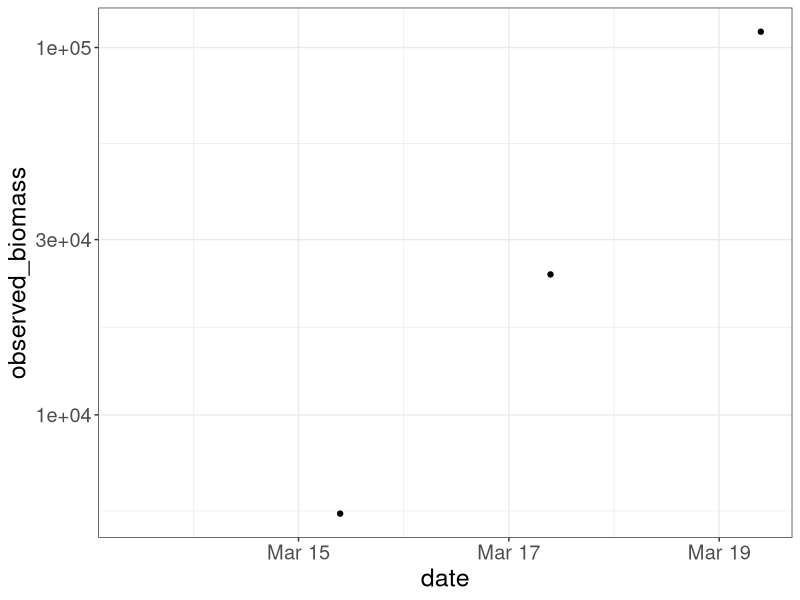
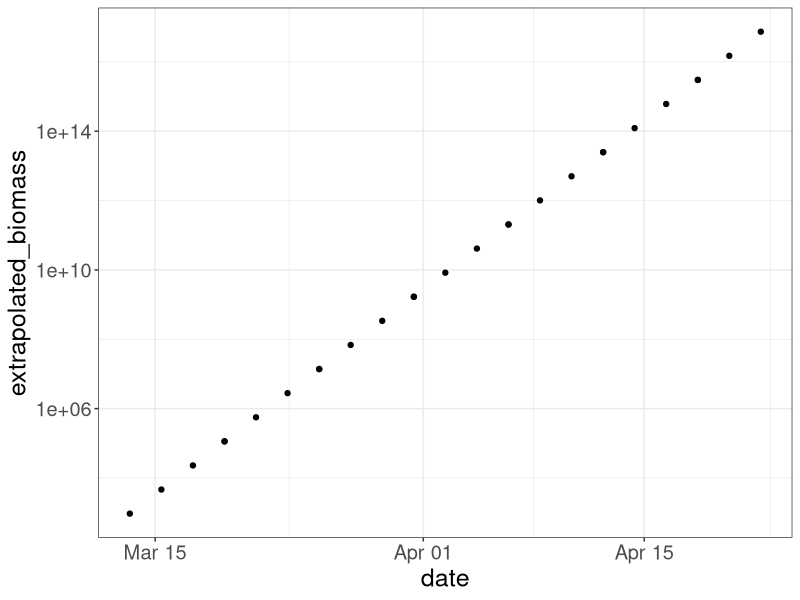
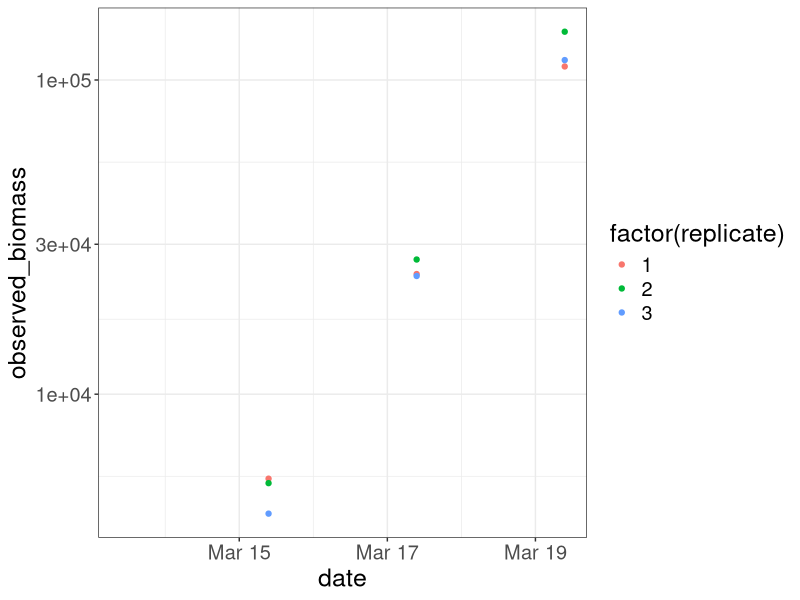
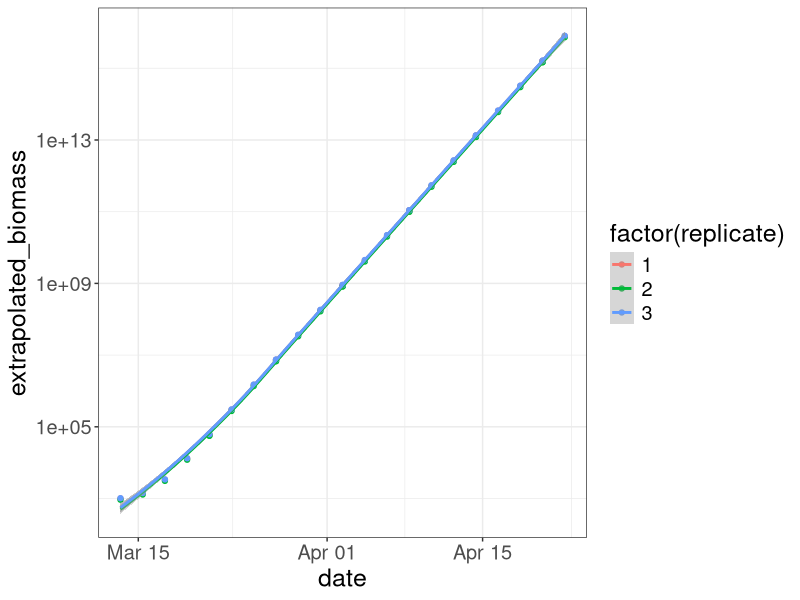
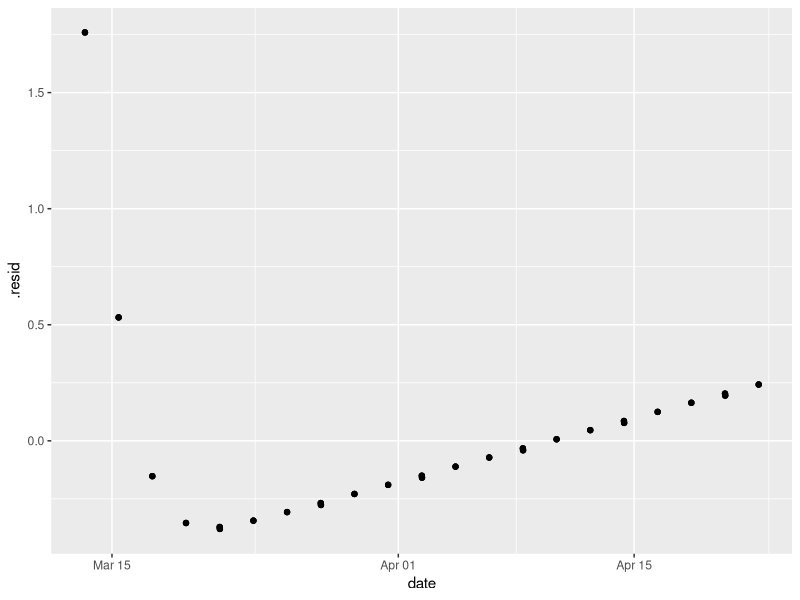
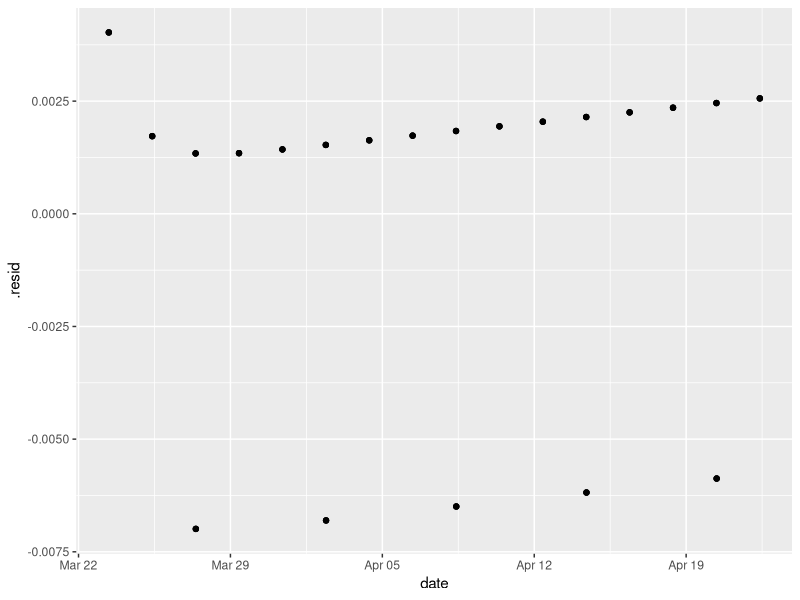
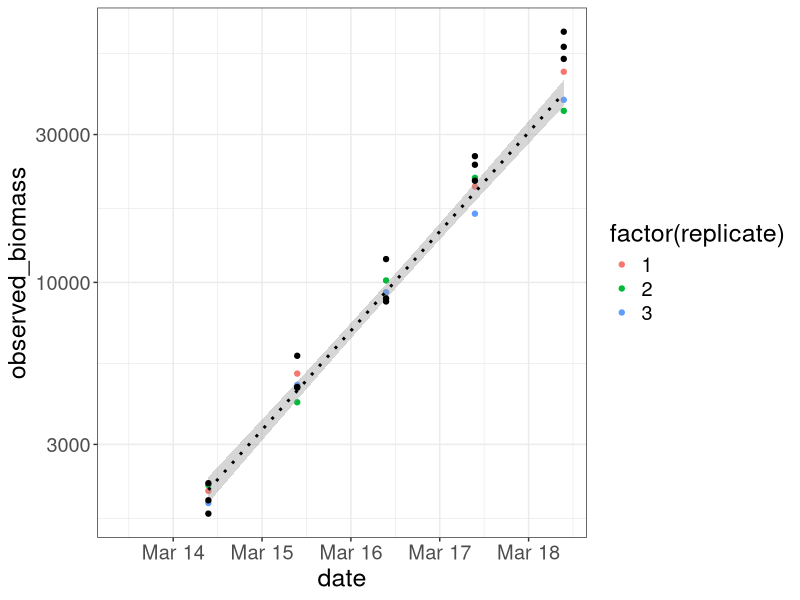
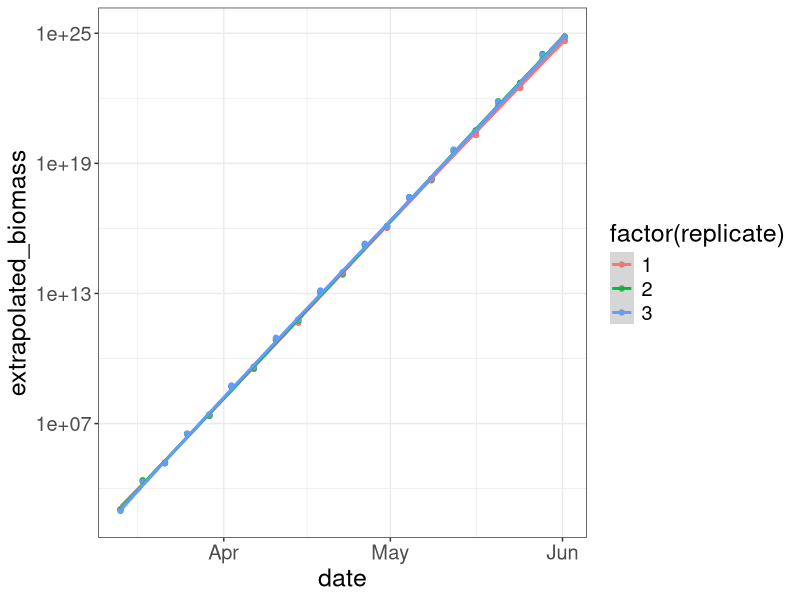

Write the R code that produced these figures, in order.
## ---- chunk 1
knitr::opts_chunk$set(echo = TRUE)
library(tidyverse)
library(lubridate)
library(broom)
# library(performance)
# library(see)
my_theme = theme_bw() + theme(text = element_text(size = 18))
k <- function(x) knitr::kable(x, digits=3) %>% kableExtra::kable_styling(full_width = FALSE)
## ---- chunk 2
predict_biomass <- function(P0, mu, K=Inf, dt) P0*(exp(mu*dt))/((1-P0/K)+P0/K*exp(mu*dt))
simulate_counts <- function(growth_rate = 0.8,
                            days_between_counts = 2,
                            biomass_0 = 1000, biomass_k = Inf,
                            biomass_prop_s = 0.1,
                            fraction_dead = 0,
                            dilute_at = 30000,
                            n_counts = 20,
                            n_replicates = 3, experiment = "A",
                            start_date = ymd_hms("2021-03-13 09:30:00")) {
  counts <- tibble( experiment = "A", 
                  date = rep(start_date, n_replicates),
                  batch = 1,
                  replicate = 1:n_replicates,
                  biomass = biomass_0 * rnorm(n_replicates, 1, biomass_prop_s),
                  live_cells = biomass*(1-fraction_dead),
                  dilution = NA,
                  observed_biomass = NA
                  )
  for (i in 1:n_counts) {
    last_obs <- counts %>% slice_tail(n = n_replicates)
    new_obs <- last_obs %>% mutate( date = date + days_between_counts*86400 - 15*60*(!is.na(dilution)),
                                dilution = NA,
                                biomass = (biomass-live_cells) + 
                                  predict_biomass(live_cells, growth_rate, biomass_k, days_between_counts),
                                live_cells = predict_biomass(live_cells, growth_rate, biomass_k, days_between_counts),
                                observed_biomass = biomass * rnorm(n_replicates, 1, biomass_prop_s)
    )
    counts <- bind_rows(counts, new_obs)
    dilute <- max(new_obs$observed_biomass) > dilute_at
    if (dilute) {
      dilute_data <- new_obs %>% 
        mutate(date = date + 15*60,
             batch = batch + 1,
             dilution = biomass_0/observed_biomass,
             biomass = biomass * dilution,
             live_cells = live_cells * dilution,
             observed_biomass = NA)
      counts <- bind_rows(counts, dilute_data)
    }
  }
  counts %>% mutate(time_d = as.numeric(date - min(date))/86400) %>%
    replace_na(list(dilution = 1)) %>%
    group_by(replicate) %>%
    mutate(extrapolated_biomass =  biomass / cumprod(dilution) ) %>%
    ungroup()
}
## ---- chunk 3
set.seed(1) # to make the results reproducible
counts <- simulate_counts(fraction_dead = 0)
## ---- chunk 4
counts %>% filter(batch == 1, replicate == 1) -> ss1
ss1 %>%
  ggplot(aes(date, observed_biomass)) + geom_point() +
  scale_y_log10() + my_theme
## ---- chunk 5
ss1 %>% filter(!is.na(observed_biomass)) %>%
  mutate(growth_rate = log(observed_biomass / lag(observed_biomass))/(time_d - lag(time_d))) %>%
  select(date, time_d, growth_rate) %>% k
## ---- chunk 6
ss1 %>% lm(log(observed_biomass) ~ time_d, data = .) %>% 
  tidy(conf.int = TRUE)  %>% k
## ---- chunk 7
counts %>% filter(replicate == 1) -> ss2
ss2 %>%
  ggplot(aes(date, extrapolated_biomass)) + geom_point() +
  scale_y_log10() + my_theme
## ---- chunk 8
ss2 %>% filter(!is.na(extrapolated_biomass)) %>%
  mutate(growth_rate = log(extrapolated_biomass / lag(extrapolated_biomass))/(time_d - lag(time_d))) %>%
  select(date, time_d, growth_rate) %>% k
## ---- chunk 9
ss2 %>% lm(log(extrapolated_biomass) ~ time_d, data = .) -> m2
m2 %>% 
  tidy(conf.int = TRUE) %>% k
## ---- chunk 10
counts %>% filter(batch == 1) -> ss3
ss3 %>%
  ggplot(aes(date, observed_biomass,
             color = factor(replicate))) + geom_point() +
  scale_y_log10() + my_theme
## ---- chunk 11
ss3 %>% filter(!is.na(observed_biomass)) %>%
  group_by(date, time_d) %>%
  summarize(observed_biomass = mean(observed_biomass)) %>%
  ungroup() %>%
  mutate(growth_rate = log(observed_biomass / lag(observed_biomass))/(time_d - lag(time_d))) %>%
  select(date, time_d, growth_rate) %>% k
## ---- chunk 12
ss3 %>% lm(log(observed_biomass) ~ time_d + factor(replicate), data = .) %>% 
  tidy(conf.int = TRUE) %>% k
## ---- chunk 13
counts %>% lm(log(extrapolated_biomass) ~ time_d + factor(replicate), data = .) %>% 
  tidy(conf.int = TRUE) %>% k
## ---- chunk 14
counts2 <- simulate_counts(fraction_dead = 0.9)
counts2 %>%
  ggplot(aes(date, extrapolated_biomass, color=factor(replicate))) + geom_point() +
  scale_y_log10() + my_theme +
  geom_smooth(methdod = "lm")
## ---- chunk 15
m2 <- counts2 %>% lm(log(extrapolated_biomass) ~ time_d + factor(replicate), data = .) 
augment(m2, counts2) %>% ggplot(aes(date, .resid)) + geom_point()
m2 %>% tidy(conf.int = TRUE) %>% k
## ---- chunk 16
counts2ss <- counts2 %>% 
  filter(row_number() > 6*3) 
m2b <- counts2ss %>%
  lm(log(extrapolated_biomass) ~ time_d + factor(replicate), data = .) 
augment(m2b, counts2ss) %>% ggplot(aes(date, .resid)) + geom_point()
m2b %>% tidy(conf.int = TRUE) %>% k
## ---- chunk 17
counts3 <- simulate_counts(biomass_k = 200000, days_between_counts = 1,
                          n_counts = 5)
counts3n <- simulate_counts(biomass_k = Inf, days_between_counts = 1,
                          n_counts = 5)
counts3 %>%
  ggplot(aes(date, observed_biomass)) + 
  geom_point(aes(color=factor(replicate))) +
  scale_y_log10() + my_theme + 
  geom_smooth(method="lm", color="black", linetype = 3) +
  geom_point(data = counts3n) 
## ---- chunk 18
counts3 <- simulate_counts(biomass_k = 200000, days_between_counts = 4)
counts3 %>%
  ggplot(aes(date, extrapolated_biomass, color=factor(replicate))) + geom_point() +
  scale_y_log10() + my_theme +
  geom_smooth(methdod = "lm")
## ---- chunk 19
m3 <- counts3 %>% lm(log(extrapolated_biomass) ~ time_d + factor(replicate), data = .) 
augment(m3, counts3) %>% ggplot(aes(date, .resid)) + geom_point()
augment(m3, counts3) %>% ggplot(aes(.resid)) + geom_histogram()
m3 %>% tidy(conf.int = TRUE) %>% k
## ---- chunk 20
counts3b <- simulate_counts(biomass_k = 200000, days_between_counts = 1,
                            dilute_at = 20000)
counts3b %>%
  ggplot(aes(date, extrapolated_biomass, color=factor(replicate))) + geom_point() +
  scale_y_log10() + my_theme +
  geom_smooth(methdod = "lm")
## ---- chunk 21
m3b <- counts3b %>% lm(log(extrapolated_biomass) ~ time_d + factor(replicate), data = .) 
augment(m3b, counts3b) %>% ggplot(aes(date, .resid)) + geom_point()
augment(m3b, counts3b) %>% ggplot(aes(.resid)) + geom_histogram()
m3b %>% tidy(conf.int = TRUE) %>% k
